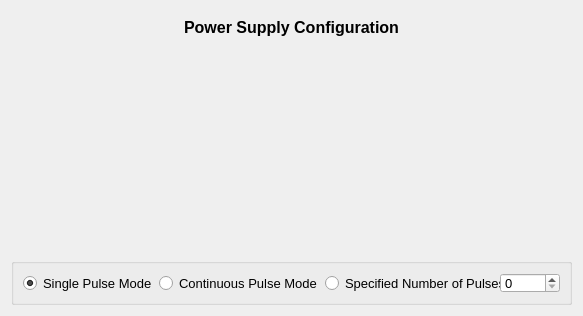
<?xml version="1.0" encoding="UTF-8"?>
<ui version="4.0">
 <class>Widget_MunkPowerSupply</class>
 <widget class="QWidget" name="Widget_MunkPowerSupply">
  <property name="geometry">
   <rect>
    <x>0</x>
    <y>0</y>
    <width>583</width>
    <height>316</height>
   </rect>
  </property>
  <property name="sizePolicy">
   <sizepolicy hsizetype="MinimumExpanding" vsizetype="MinimumExpanding">
    <horstretch>0</horstretch>
    <verstretch>0</verstretch>
   </sizepolicy>
  </property>
  <property name="minimumSize">
   <size>
    <width>580</width>
    <height>316</height>
   </size>
  </property>
  <property name="maximumSize">
   <size>
    <width>586</width>
    <height>316</height>
   </size>
  </property>
  <property name="windowTitle">
   <string>Form</string>
  </property>
  <layout class="QGridLayout" name="gridLayout_2">
   <item row="0" column="0">
    <layout class="QHBoxLayout" name="horizontalLayout_11">
     <item>
      <spacer name="horizontalSpacer_15">
       <property name="orientation">
        <enum>Qt::Horizontal</enum>
       </property>
       <property name="sizeHint" stdset="0">
        <size>
         <width>40</width>
         <height>20</height>
        </size>
       </property>
      </spacer>
     </item>
     <item>
      <layout class="QGridLayout" name="gridLayout_13">
       <item row="0" column="0">
        <widget class="QLabel" name="label_ManualControl_4">
         <property name="sizePolicy">
          <sizepolicy hsizetype="MinimumExpanding" vsizetype="Fixed">
           <horstretch>0</horstretch>
           <verstretch>0</verstretch>
          </sizepolicy>
         </property>
         <property name="minimumSize">
          <size>
           <width>0</width>
           <height>32</height>
          </size>
         </property>
         <property name="maximumSize">
          <size>
           <width>16777215</width>
           <height>32</height>
          </size>
         </property>
         <property name="font">
          <font>
           <pointsize>12</pointsize>
           <weight>75</weight>
           <bold>true</bold>
          </font>
         </property>
         <property name="text">
          <string>Power Supply Configuration</string>
         </property>
         <property name="alignment">
          <set>Qt::AlignCenter</set>
         </property>
        </widget>
       </item>
      </layout>
     </item>
     <item>
      <spacer name="horizontalSpacer_16">
       <property name="orientation">
        <enum>Qt::Horizontal</enum>
       </property>
       <property name="sizeHint" stdset="0">
        <size>
         <width>40</width>
         <height>20</height>
        </size>
       </property>
      </spacer>
     </item>
    </layout>
   </item>
   <item row="1" column="0">
    <widget class="WidgetSegmentTimeDisplay" name="segmentWidget" native="true">
     <property name="sizePolicy">
      <sizepolicy hsizetype="MinimumExpanding" vsizetype="Fixed">
       <horstretch>0</horstretch>
       <verstretch>0</verstretch>
      </sizepolicy>
     </property>
     <property name="minimumSize">
      <size>
       <width>200</width>
       <height>210</height>
      </size>
     </property>
     <property name="autoFillBackground">
      <bool>false</bool>
     </property>
     <property name="styleSheet">
      <string notr="true">QMainWindow{
background-color:#1d1d1d;
}

QMenuBar{
background-color:#1d1d1d;
padding:5px;
	font: 12pt &quot;MS Shell Dlg 2&quot;;
}

QMenuBar::item{
background-color:#1d1d1d;
color:#fff;
padding:5px;

}

QMenu{
color:#fff;
padding:0;
}

QMenu::item:selected{
color:#fff;
background-color:#00aba9;
}

QTableWidget{
background-color:#3d3d3d;
color:#fff;
  selection-background-color: #da532c;
border:solid;
border-width:3px;
border-color:#da532c;
}
QHeaderView::section{
background-color:qlineargradient(spread:pad, x1:0, y1:0, x2:1, y2:0, stop:0 rgba(20, 158, 217, 255), stop:1 rgba(36, 158, 217, 255));
border:none;
border-top-style:solid;
border-width:1px;
border-top-color:qlineargradient(spread:pad, x1:0, y1:0, x2:1, y2:0, stop:0 rgba(20, 158, 217, 255), stop:1 rgba(36, 158, 217, 255));
color:#fff;

}
QHeaderView{
background-color:qlineargradient(spread:pad, x1:0, y1:0, x2:1, y2:0, stop:0 rgba(20, 158, 217, 255), stop:1 rgba(36, 158, 217, 255));

border:none;
border-top-style:solid;
border-width:1px;
border-top-color:#149ED9;
color:#fff;
	font: 75 12pt &quot;Calibri&quot;;
}

QTableCornerButton::section{
border:none;
background-color:#149ED9;
}

QListWidget{
background-color:#3d3d3d;
color:#fff;
}

QMenu{
background-color:#3d3d3d;
}
QStatusBar{
background-color:#7e3878;
color:#fff;
}

QPushButton{
border-style:solid;
background-color:#3d3d3d;
color:#fff;
border-radius:7px;
}

QPushButton:disabled {
background-color: rgb(204, 0, 0);
}

QPushButton:hover{
color:#ccc;
	background-color: qlineargradient(spread:pad, x1:0.517, y1:0, x2:0.517, y2:1, stop:0 rgba(45, 45, 45, 255), stop:0.505682 rgba(45, 45, 45, 255), stop:1 rgba(29, 29, 29, 255));
	border-color:#2d89ef;
border-width:2px;
}

QPushButton:pressed{
background-color: qlineargradient(spread:pad, x1:0.517, y1:0, x2:0.517, y2:1, stop:0 rgba(29, 29, 29, 255), stop:0.505682 rgba(45, 45, 45, 255), stop:1 rgba(29, 29, 29, 255));
}


QTabWidget::tab{
background-color:#3d3d3d;
}

QLineEdit{
border-radius:0;
}

QProgressBar{
border-radius:0;
text-align:center;
color:#fff;
background-color:transparent;
border: 2px solid #e3a21a;
border-radius:7px;
	font: 75 12pt &quot;Open Sans&quot;;

}

QProgressBar::chunk{
background-color:#2d89ef;
width:20px;
}</string>
     </property>
    </widget>
   </item>
   <item row="2" column="0">
    <widget class="QGroupBox" name="groupBox">
     <property name="title">
      <string/>
     </property>
     <layout class="QGridLayout" name="gridLayout">
      <item row="0" column="0">
       <widget class="QRadioButton" name="radioButton_singlePulse">
        <property name="sizePolicy">
         <sizepolicy hsizetype="Minimum" vsizetype="Fixed">
          <horstretch>0</horstretch>
          <verstretch>0</verstretch>
         </sizepolicy>
        </property>
        <property name="minimumSize">
         <size>
          <width>130</width>
          <height>20</height>
         </size>
        </property>
        <property name="maximumSize">
         <size>
          <width>130</width>
          <height>20</height>
         </size>
        </property>
        <property name="font">
         <font>
          <pointsize>10</pointsize>
         </font>
        </property>
        <property name="text">
         <string>Single Pulse Mode</string>
        </property>
        <property name="checked">
         <bool>true</bool>
        </property>
       </widget>
      </item>
      <item row="0" column="1">
       <widget class="QRadioButton" name="radioButton_continuousPulse">
        <property name="sizePolicy">
         <sizepolicy hsizetype="Minimum" vsizetype="Fixed">
          <horstretch>0</horstretch>
          <verstretch>0</verstretch>
         </sizepolicy>
        </property>
        <property name="minimumSize">
         <size>
          <width>160</width>
          <height>20</height>
         </size>
        </property>
        <property name="maximumSize">
         <size>
          <width>160</width>
          <height>20</height>
         </size>
        </property>
        <property name="font">
         <font>
          <pointsize>10</pointsize>
         </font>
        </property>
        <property name="text">
         <string>Continuous Pulse Mode</string>
        </property>
        <property name="checked">
         <bool>false</bool>
        </property>
       </widget>
      </item>
      <item row="0" column="2">
       <widget class="QRadioButton" name="radioButton_specifiedPulses">
        <property name="sizePolicy">
         <sizepolicy hsizetype="Minimum" vsizetype="Fixed">
          <horstretch>0</horstretch>
          <verstretch>0</verstretch>
         </sizepolicy>
        </property>
        <property name="minimumSize">
         <size>
          <width>180</width>
          <height>20</height>
         </size>
        </property>
        <property name="maximumSize">
         <size>
          <width>180</width>
          <height>20</height>
         </size>
        </property>
        <property name="font">
         <font>
          <pointsize>10</pointsize>
         </font>
        </property>
        <property name="text">
         <string>Specified Number of Pulses</string>
        </property>
       </widget>
      </item>
      <item row="0" column="3">
       <widget class="QSpinBox" name="spinBox_NumPulses">
        <property name="minimumSize">
         <size>
          <width>60</width>
          <height>20</height>
         </size>
        </property>
        <property name="maximumSize">
         <size>
          <width>60</width>
          <height>20</height>
         </size>
        </property>
        <property name="font">
         <font>
          <pointsize>10</pointsize>
         </font>
        </property>
        <property name="minimum">
         <number>0</number>
        </property>
        <property name="maximum">
         <number>255</number>
        </property>
        <property name="value">
         <number>0</number>
        </property>
       </widget>
      </item>
     </layout>
    </widget>
   </item>
  </layout>
 </widget>
 <customwidgets>
  <customwidget>
   <class>WidgetSegmentTimeDisplay</class>
   <extends>QWidget</extends>
   <header>munk_dialog/widget_segment_time_display.h</header>
   <container>1</container>
  </customwidget>
 </customwidgets>
 <resources/>
 <connections/>
</ui>
